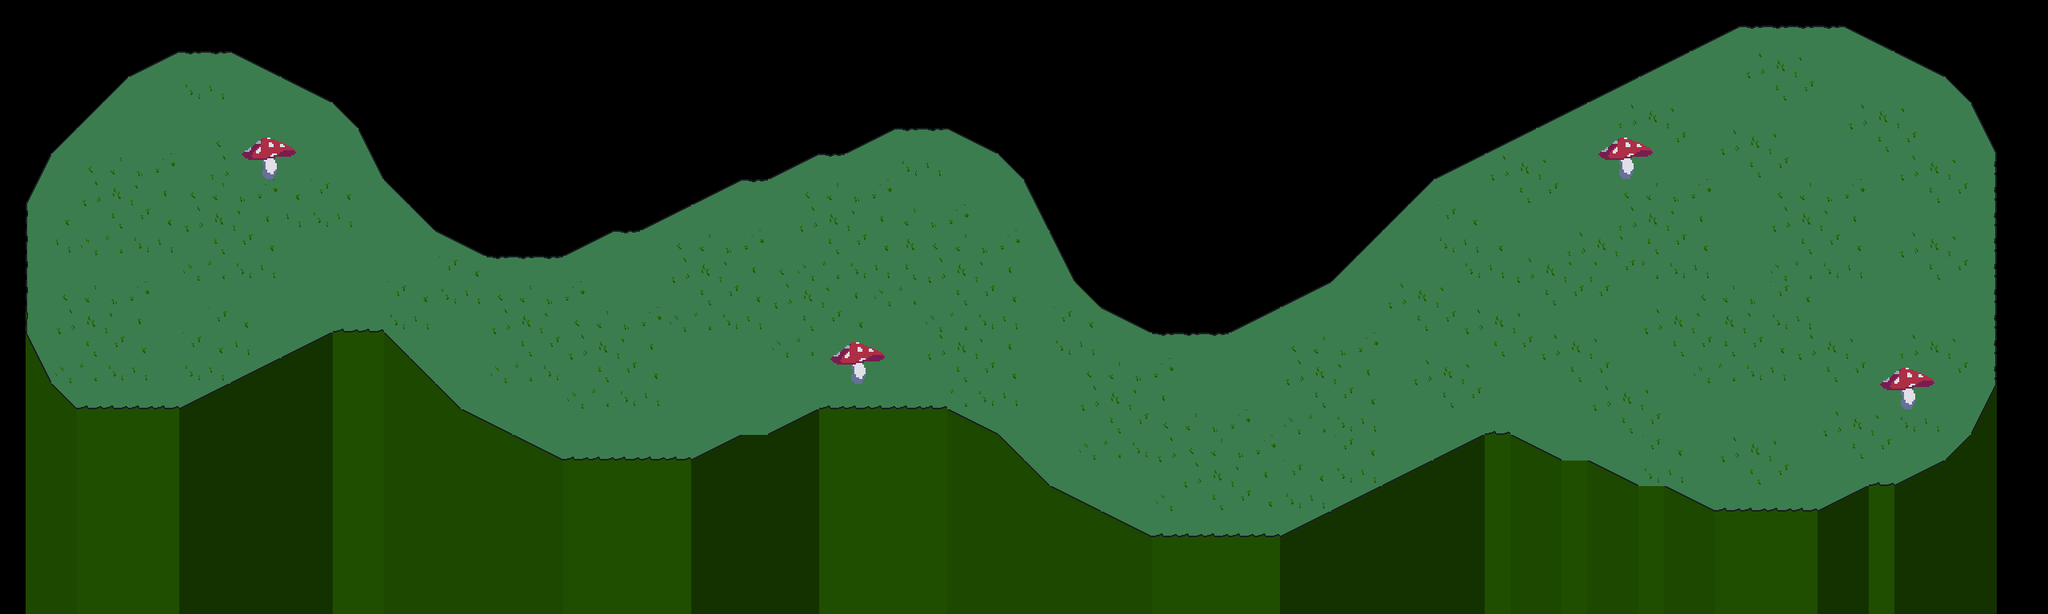

Rendered tile map (Tiled .tmx) drawn with the repository's tilesets; below, a short description and the map source with its tile grids summarised:
An orthogonal 80x24 tile map with 32x32 px tiles, 2 tile layers (front edge, floor) and 6 objects (3x dinorider, player, skater, goblin).

<map version="1.10" tiledversion="1.10.2" orientation="orthogonal" renderorder="right-down" width="80" height="24" tilewidth="32" tileheight="32" infinite="0" nextlayerid="5" nextobjectid="28">
 <tileset firstgid="1" source="stage1.tsx" />
 <layer id="1" name="front edge" width="80" height="24">
  <data>[1920 cells, 648 non-empty, 5 distinct tile ids]</data>
 </layer>
 <layer id="2" name="floor" width="80" height="24">
  <data>[1920 cells, 1061 non-empty, 48 distinct tile ids]</data>
 </layer>
 <objectgroup id="4" name="Object Layer 1">
  <object id="11" name="player" x="203.333" y="304">
   <point />
  </object>
  <object id="19" name="skater" x="2204.67" y="359.333">
   <point />
  </object>
  <object id="23" name="goblin" x="1547" y="562">
   <point />
  </object>
  <object id="24" name="dinorider" x="876" y="429.833">
   <point />
  </object>
  <object id="25" name="dinorider" x="1118" y="341">
   <point />
  </object>
  <object id="27" name="dinorider" x="1754" y="471">
   <point />
  </object>
 </objectgroup>
</map>
